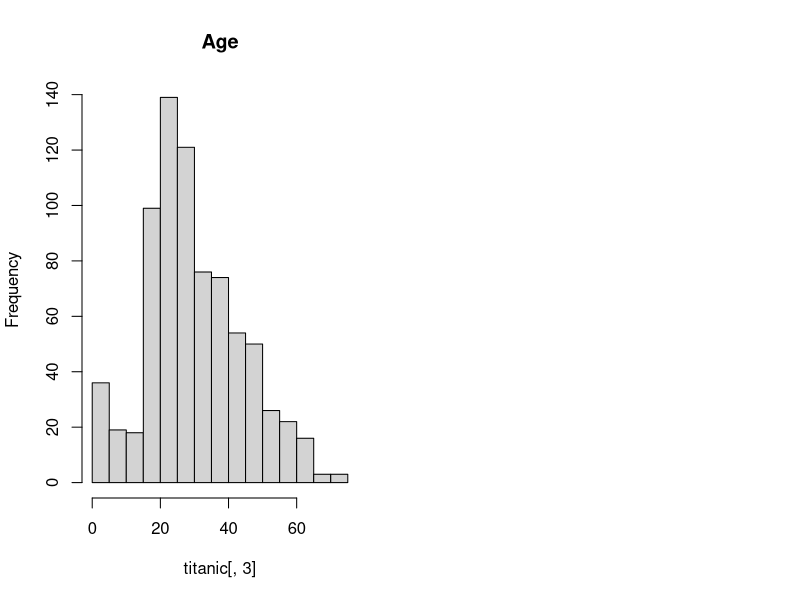

Source code (R): (Note: this script raises an error after producing the figure.)
titanic=read.table(file="titanic.txt",header=TRUE)
attach(titanic)
titanic
par(mfrow=c(1, 2))



# **** a. Fatto

titanic$Age = as.numeric(titanic$Age)
titanic$PClass = as.numeric(titanic$PClass)
hist(titanic[,3],main="Age")
hist(titanic[,2], main="PClass")

# number of individuals for combination of PClass and Gender
xtabs(~titanic$PClass+titanic$Sex, data=titanic)

# number of individuals for combination of Survived and Gender
xtabs(~titanic$Survived+titanic$Sex, data=titanic)

# number of individuals for combination of Survived and PClass 
xtabs(~titanic$Survived+titanic$PClass, data=titanic)

# percentage of saved for combination of PClass and Sex
tot = xtabs(titanic$Survived~titanic$PClass+titanic$Sex, data=titanic)
round(tot/xtabs(~titanic$PClass+titanic$Sex), 2)

summary(titanic)




# **** b. (Fatto)

# titanic$Survived
# titanic$Survived = factor(titanic$Survived)
# titanic$PClass = factor(titanic$PClass)
# titanic$Age = factor(titanic$Age)
titanic$Sex = factor(titanic$Sex)
titanic$PClass = factor(titanic$PClass)
titanic$Age = as.numeric(titanic$Age)
call <- glm(Survived~PClass+Age+Sex,family=binomial, data=titanic)
#call1 <- glm(Survived~PClass+Sex,family=binomial, data=titanic)
#anova(call1, call)
summary(call)
#anova(call)
# the estimated odds are calculated as reported by summary(call)


# **** c. Fatto

call1_alternativa <- glm(Survived~Age*(PClass+Sex),family=binomial, data=titanic)
anova(call1_alternativa, test="Chisq")

# No interaction between age pc class and sex, but interaction between age and sex



# guardare interazioni tra factors
titanic$Survived = factor(titanic$Survived)
titanic$PClass = factor(titanic$PClass)
titanic$Sex = factor(titanic$Sex)
titanic$Age = as.numeric(titanic$Age)
model = glm(Survived~PClass+Age*Sex,data=titanic,family=binomial)
summary(model)
fitted(model)


for (pc in levels(titanic$PClass)){
  for (sex in levels(titanic$Sex)) {
    newdata = data.frame(Sex=sex, PClass=pc, Name="Mr. Mc Buttface", Age=53)
    print(newdata)
    print(predict(model, newdata, type="response"))
    }
}



# **** d. Ripetere parte di Machine Learning 
# Much higher than p_0 or much lower than p_0, P gives a prediction with more confidence



# **** e. Fatto

#Chisquare for pclass + survived and fisher for sex + survived

chisq.test(titanic$PClass, titanic$Survived)
chisq.test(titanic$Sex, titanic$Survived)


#call <- glm(Survived~PClass+Age+Sex,family=binomial, data=titanic)
#call1 <- glm(Survived~Age+Sex,family=binomial, data=titanic)
#call2 <- glm(Survived~Age+PClass,family=binomial, data=titanic)
#call3 <- glm(Survived~Age,family=binomial, data=titanic)

#anova(call1, call)
#anova(call2, call)
#anova(call3, call)


# **** f. Da fare

# chisquare and fisher only give an idea on the independence of two variables but nothing more on the actual influence + can be inaccurate for too little samples


